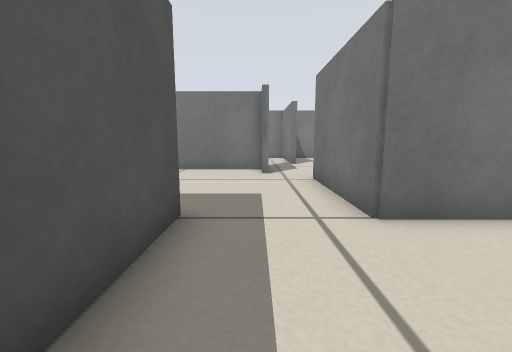
View 1 (above)

20 first-person views from a walk through a world built for the Player/Stage simulator. The camera is 0.31 m above the floor, tilts 8° down and sees 90° across. Floor lines are 1 m apart. The floor is counted in squares, 0.25 m on a side. Each view is taken from the middle of a square. On the plan, view 1 faces up. The plan holds only what a view shows up to about 12 squares ahead; the rest is blank. Robots are left out.

View 2
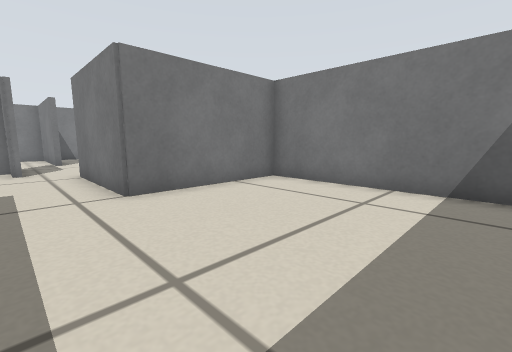

View 3
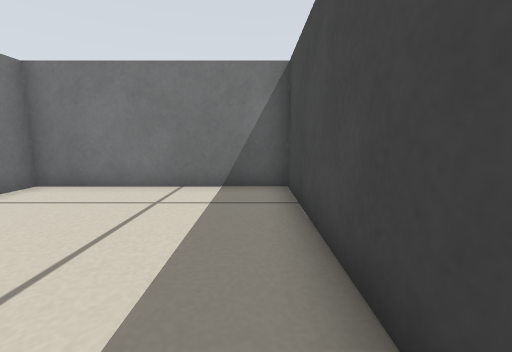

View 4
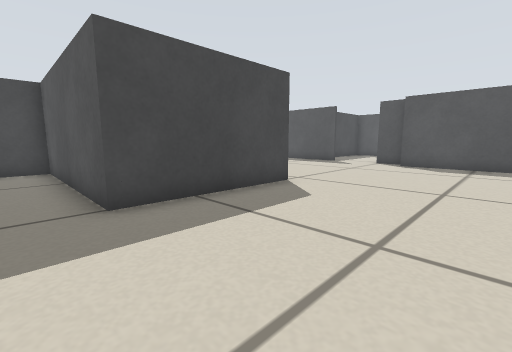

View 5
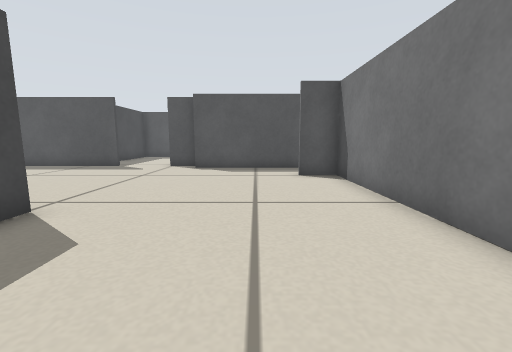

View 6
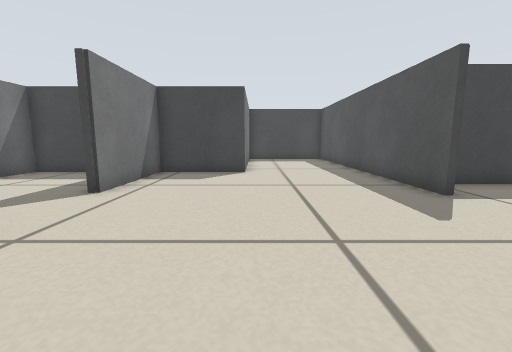

View 7
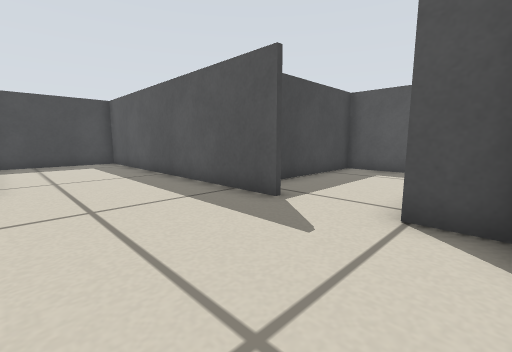

View 8
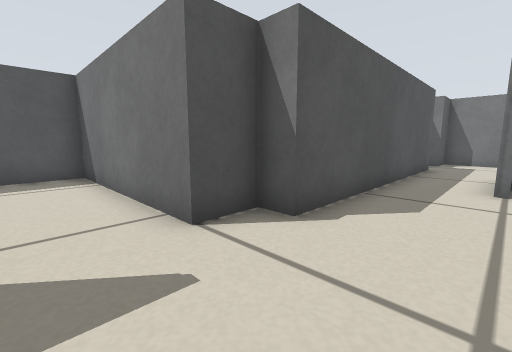

View 9
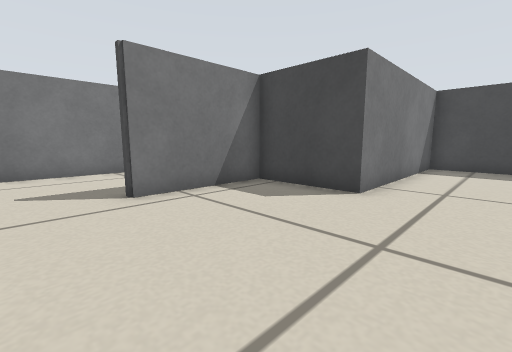

View 10
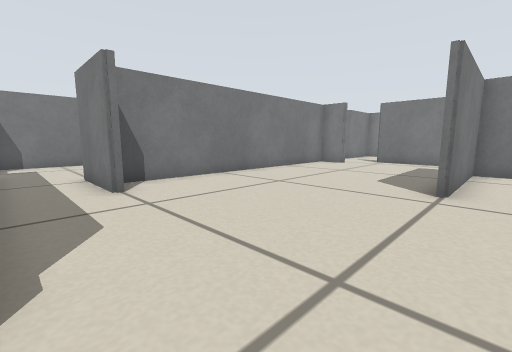

View 11
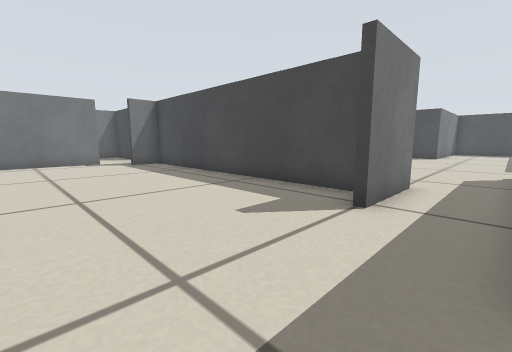

View 12
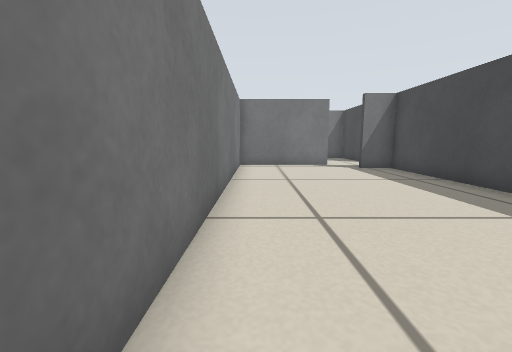

View 13
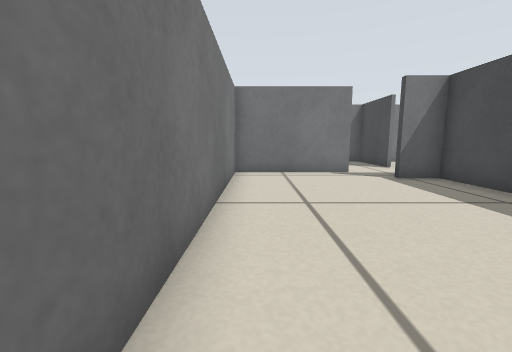

View 14
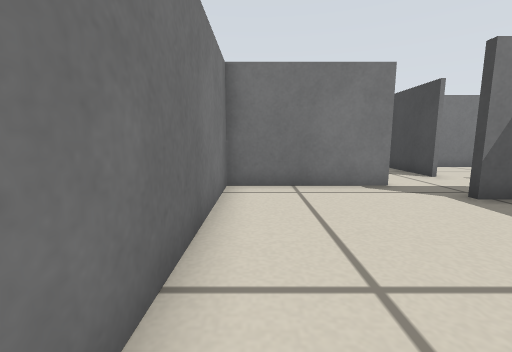

View 15
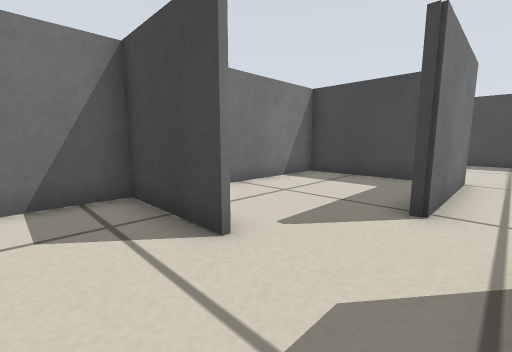

View 16
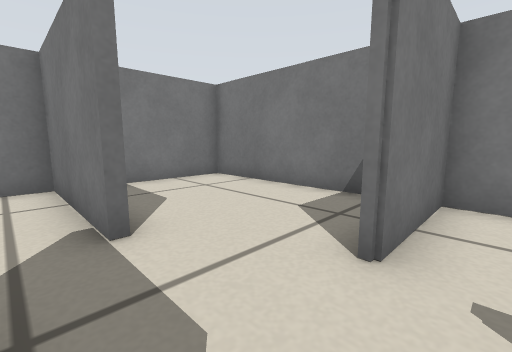

View 17
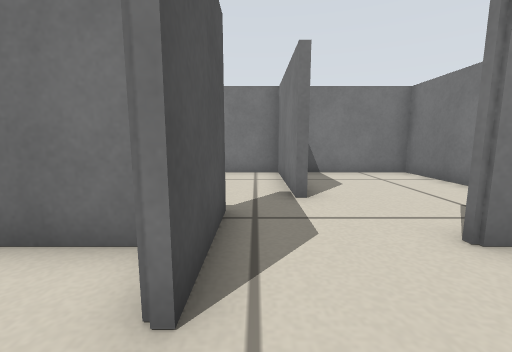

View 18
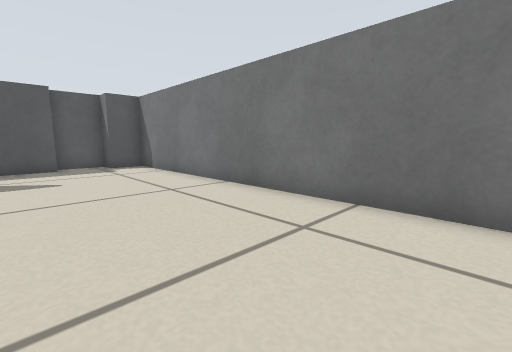

View 19
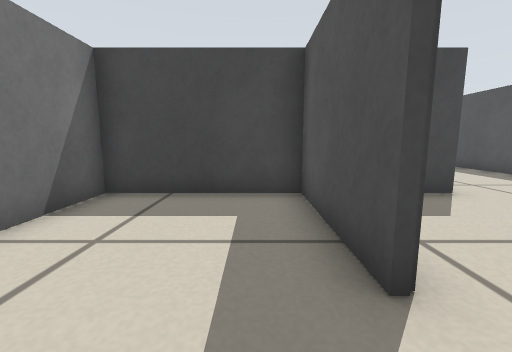

View 20
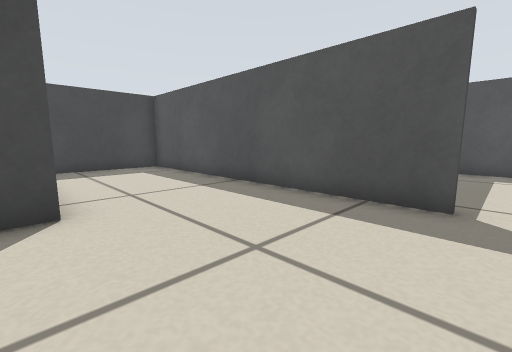

### Floor plan
Points are (right, up) in squares from view 1. A wall is a line through its corners. A room is listed if a view was taken in it or the views show most of it. See-through windows are left out.
Room 1 (views 1, 2, 3)
walls: (6.9, 3.9) (1.9, 3.9); (-1.2, 4.1) (-1.2, -2.9); (-0.9, -2.8) (6.8, -2.8) (6.8, 4)
ways out: opening at (0.5, 4) to room 2
Room 2 (views 4, 5, 6, 7, 8, 9, 10, 11, 12, 13, 14, 15, 16, 17, 18, 20)
walls: (-6.4, 4.1) (-1.2, 4.1); (-11.2, 9.5) (-11.2, 12.4); (-10.5, 11) (0.2, 11) (0.2, 12.4); (-14.2, 1.5) (-14.2, -9.8) (-9.6, -9.8) (-9.6, -2.8) (-6.3, -2.8) (-6.3, 1.1); (0.2, 9.5) (0.2, 10.8) (-11, 10.8) (-11, 9.5); (-13.4, 14.6) (-13.4, 5.3) (-14.2, 5.3) (-14.2, 3.9) (-20.8, 3.9) (-20.8, -0.1) (-15.5, -0.1); (0.5, 12.4) (0.5, 9.5); (1.9, 3.9) (1.9, 8.4); (1.9, 13.4) (1.9, 17.8) (-13.4, 17.8) (-13.4, 16.4) (-14.2, 16.4) (-14.2, 14.6)
ways out: opening at (0.5, 4) to room 1; opening at (-6, 2.5) to room 3; opening at (2, 11) to room 4
Room 3 (view 19)
walls: (-6.1, 1.1) (-6.1, -2.8) (-0.9, -2.8); (-1.5, -2.9) (-1.5, 3.9) (-6.4, 3.9)
ways out: opening at (-6, 2.5) to room 2
Room 4 (no view inside)
walls: (3.5, 11) (6.8, 11) (6.8, 17.8) (3, 17.8)
ways out: opening at (2, 11) to room 2; opening at (3, 11) to room 5
Room 5 (no view inside)
walls: (3, 4.1) (6.8, 4.1); (6.8, 4) (6.8, 10.8) (3.5, 10.8)
ways out: opening at (3, 11) to room 4

Positions as (right, up) in squares from view 1, and headings:
1: (0, 0), facing up
2: (0, -2), facing up-right
3: (0, -2), facing right
4: (0, 9), facing down-left
5: (-2, 8), facing left
6: (-10, 7), facing down
7: (-10, 5), facing down-left
8: (-11, 2), facing up-left
9: (-12, 3), facing down-right
10: (-13, 3), facing up-right
11: (-13, 17), facing down-right
12: (-11, 17), facing right
13: (-8, 17), facing right
14: (-5, 17), facing right
15: (1, 13), facing down-right
16: (1, 10), facing up-right
17: (1, 8), facing up
18: (-1, 13), facing up-left
19: (-5, 3), facing down
20: (-9, 2), facing down-left
